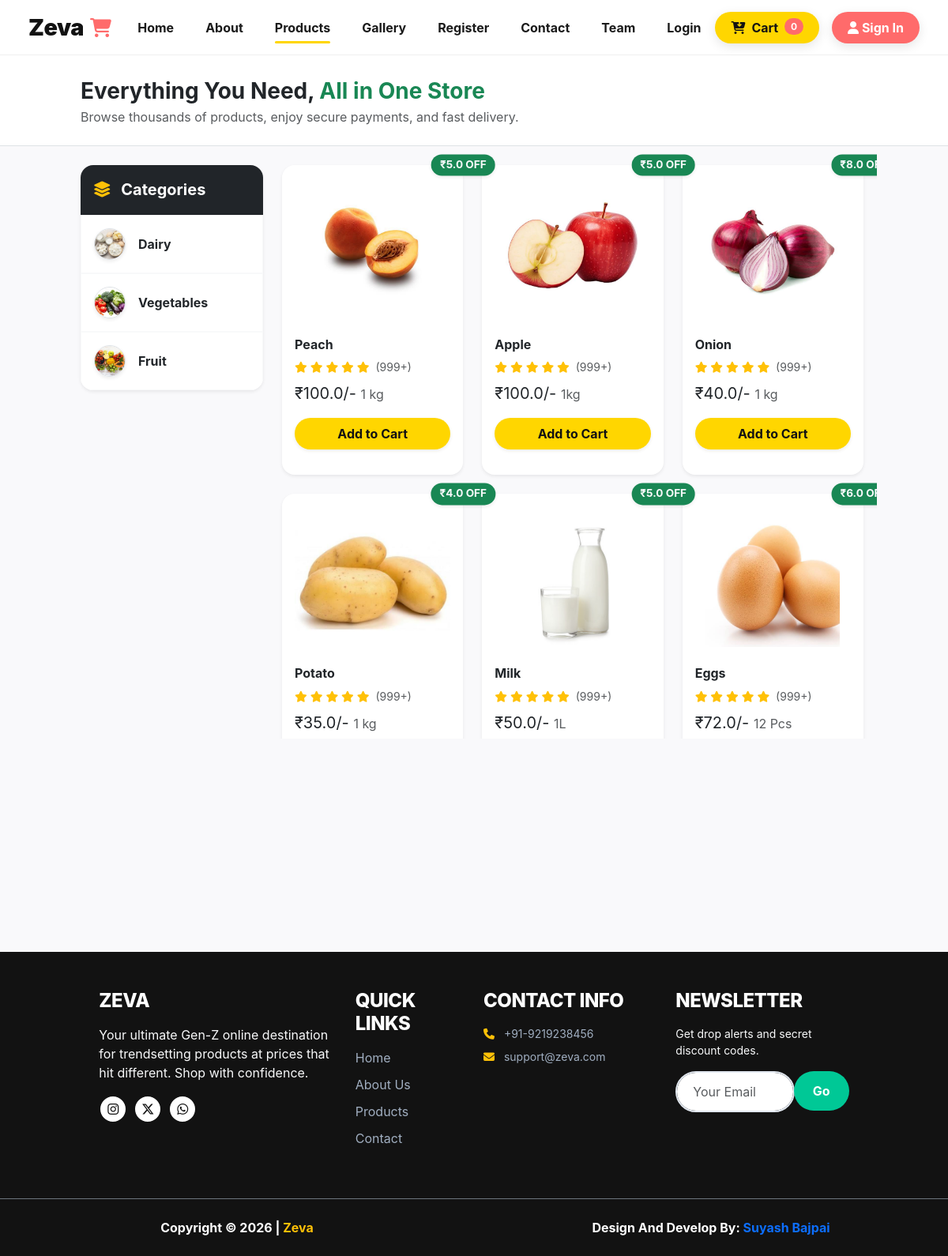
The app's page /user/products/ with its own data.
### user/models.py (models this page shows, shortened)
class tbl_category(models.Model):
    category_name=models.CharField(max_length=80,null=True)
    category_picture=models.ImageField(upload_to="category/",null=True)

class tbl_product(models.Model):
    product_name=models.CharField(max_length=80,null=True)
    product_price=models.FloatField(null=True)
    product_discount=models.FloatField(null=True)
    product_description=models.TextField(null=True)
    product_weight=models.CharField(null=True)
    product_picture=models.ImageField(upload_to="product/",null=True)
    category=models.ForeignKey(tbl_category,on_delete=models.CASCADE,null=True)

### user/views.py (the view)
# urls.py: path('products/', views.products, name='products'),
def products(request):
    x=request.GET.get("cid")
    cdata=tbl_category.objects.all().order_by("-id")
    pdata=""
    if x is not None:
        pdata=tbl_product.objects.all().filter(category=x)
    else:
        pdata=tbl_product.objects.all().order_by("-id")
    cart_quantities = {}
    email = request.session.get("email")
    if email:
        cart_items = tbl_cart.objects.filter(userid=email)
        cart_quantities = {str(item.product.id): item.product_quantity for item in cart_items if item.product}
    md={
        "categories":cdata,
        "product":pdata,
        "cart_quantities": cart_quantities
    }
    return render(request,"user/products.html",md)

### user/context_processors.py (called while the page is built)
def js_urls(request):
    urls = {
        'updateCartItemUrl': reverse('user:update_cart_item'),
        'userLoginUrl': reverse('user:login'),
        'userProductsUrl': reverse('user:products'),
        'customerIndexUrl': reverse('customer:index'),
        'userIndexUrl': reverse('user:index'),
        'userRegisterUrl': reverse('user:register'),
        'customerProfileUrl': reverse('customer:profile'),
        'customerLogoutUrl': reverse('customer:logout'),
        'customerMyOrderUrl': reverse('customer:myorder'),
        'customerOrderDetailUrl': reverse('customer:orderdetail'),
        'userCartUrl': reverse('user:cart'), # Ensure this is included
        'userProfileUrl': reverse('user:uprofile'), # Add this for the footer link
    }
    return {'js_urls': json.dumps(urls)}

def cart_context(request):
    cart_count = 0
    cart_images = []
    email = request.session.get("email")
    if email:
        cart_count = tbl_cart.objects.filter(userid=email).count()
        recent_items = tbl_cart.objects.filter(userid=email).select_related('product').order_by('-id')[:5]
        for item in recent_items:
            if item.product and item.product.product_picture:
                cart_images.append(item.product.product_picture.url)
    return {
        'cart_count': cart_count,
        'cart_images_json': json.dumps(cart_images)
    }

### templates/user/products.html (shortened to what this page needs)
{% extends 'base.html' %}
{% load static %}
{% block xyz %}
<div class="row py-4 bg-white border-bottom">
<div class="col-sm-10 mx-auto">
<div class="fs-3 fw-bold text-dark">Everything You Need, <span class="text-success">All in One Store</span></div>
<p class="text-muted fs-6 mb-0">Browse thousands of products, enjoy secure payments, and fast delivery.</p>
</div>
</div>
<div class="row py-4">
<div class="col-sm-10 mx-auto">
<div class="row g-4">
<div class="col-lg-3 col-md-4">
<div class="card border-0 shadow-sm rounded-4 overflow-hidden">
<div class="card-header bg-dark text-white fw-bold py-3 fs-5">
<i class="fa-solid fa-layer-group me-2 text-warning"></i> Categories
</div>
<ul class="list-group list-group-flush">
{% for x in categories %}
<a href="/user/products?cid={{x.id}}" class="text-decoration-none">
<li class="list-group-item d-flex align-items-center gap-3 py-3 border-light hover-bg">
{% if x.category_picture and x.category_picture.url %}
<img src="{{ x.category_picture.url }}" height="40px" width="40px" class="rounded-circle object-fit-cover border shadow-sm" alt="{{ x.category_name }}">
{% else %}
<div class="rounded-circle border shadow-sm bg-light" style="height: 40px; width: 40px;"></div>
{% endif %}
<b class="text-dark fs-6">{{x.category_name}}</b>
</li>
</a>
{% endfor %}
</ul>
</div>
</div>
<div class="col-lg-9 col-md-8">
<div class="row g-4" style="max-height: 750px; overflow-y: auto; padding-right: 5px;">
{% for x in product %}
<div class="col-lg-4 col-md-6 products">
<div class="card h-100 product-card position-relative p-3 shadow-sm border-0 rounded-4">
<b class="badge bg-success text-light position-absolute top-0 start-100 translate-middle rounded-pill shadow-sm" style="font-size: 0.85rem; padding: 0.5em 0.8em; z-index: 5;">
₹{{x.product_discount}} OFF</b>
<div class="text-center py-2">
{% if x.product_picture and x.product_picture.url %}
<img src="{{ x.product_picture.url }}" class="card-img-top rounded-3" style="height: 170px; object-fit: contain;" alt="{{ x.product_name }}">
{% else %}
<div class="card-img-top rounded-3 d-flex align-items-center justify-content-center bg-light text-muted" style="height: 170px;">Image not available</div>
{% endif %}
</div>
<div class="card-body px-0">
<h5 class="card-title fw-bold fs-6 text-dark text-truncate">{{x.product_name}}</h5>
<div class="text-warning small mb-2">
<i class="fa-solid fa-star"></i>
<i class="fa-solid fa-star"></i>
<i class="fa-solid fa-star"></i>
<i class="fa-solid fa-star"></i>
<i class="fa-solid fa-star"></i>
<span class="text-muted ms-1">(999+)</span>
</div>
<div class="text-dark fs-5 fw-black mt-1">₹{{x.product_price}}/- <span class="fw-normal text-muted fs-6">{{x.product_weight}}</span></div>
<div class="product-controls mt-3" data-pid="{{x.id}}">
<div class="add-to-cart-container">
<button type="button" class="btn btn-genz btn-yellow w-100 fw-bold shadow-sm add-to-cart-btn">Add to Cart</button>
</div>
</div>
</div>
</div>
</div>
{% endfor %}
</div>
</div>
</div>
</div>
</div>
{% endblock %}

### static/css/global.css (style rules this page uses)
:root { --bg-main: #F9F9FB; --bg-card: #FFFFFF; --text-main: #1A1A1A; --accent-yellow: #FFD600; --accent-coral: #FF6B6B; --accent-mint: #00C896; --charcoal: #121212; --charcoal-light: #1E1E1E; --navy-dark: #0A1628; --navy-light: #1E293B; --violet-main: #7C3AED; --violet-hover: #6D28D9; --lavender-bg: #F4F5F7; }
body { font-family: 'Inter', system-ui, -apple-system, sans-serif; margin: 0; padding: 0; background-color: var(--bg-main); color: var(--text-main); }
.bg-color2 { background-color: var(--bg-main) !important; }

### static/css/main_site.css (style rules this page uses)
body.bg-color2 { background-color: var(--bg-main) !important; color: var(--text-main) !important; }
.btn-genz { border-radius: 50rem !important; font-weight: 700; padding: 0.5rem 1.25rem; box-shadow: 0 4px 14px rgba(0, 0, 0, 0.1); transition: all 0.25s ease-in-out; border: none; }
.btn-yellow { background-color: var(--accent-yellow) !important; color: var(--charcoal) !important; }

### records on screen
tbl_category: category_picture (picture), category_name "Dairy"
tbl_category: category_picture (picture), category_name "Vegetables"
tbl_category: category_picture (picture), category_name "Fruit"
tbl_product: product_discount "5.0", product_picture (picture), product_name "Peach", product_price "100.0", product_weight "1 kg"
tbl_product: product_discount "5.0", product_picture (picture), product_name "Apple", product_price "100.0", product_weight "1kg"
tbl_product: product_discount "8.0", product_picture (picture), product_name "Onion", product_price "40.0", product_weight "1 kg"
tbl_product: product_discount "4.0", product_picture (picture), product_name "Potato", product_price "35.0", product_weight "1 kg"
tbl_product: product_discount "5.0", product_picture (picture), product_name "Milk", product_price "50.0", product_weight "1L"
tbl_product: product_discount "6.0", product_picture (picture), product_name "Eggs", product_price "72.0", product_weight "12 Pcs"
